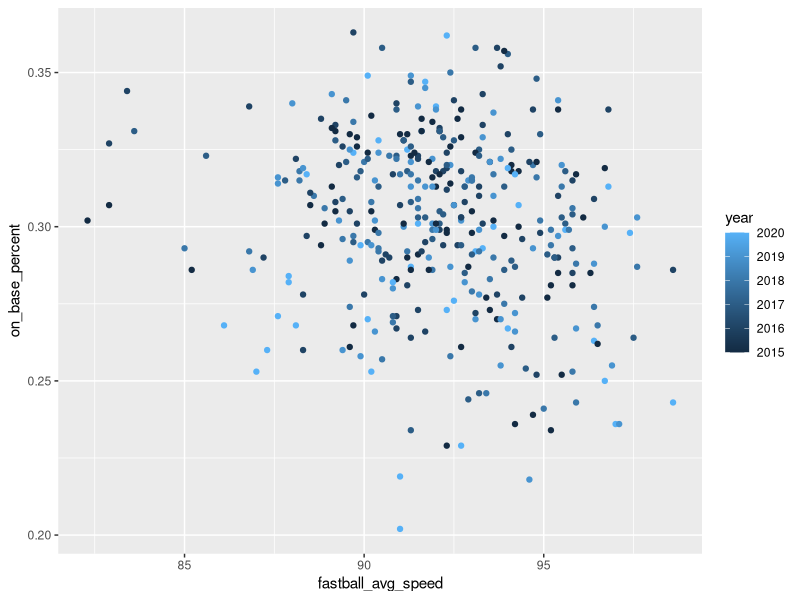
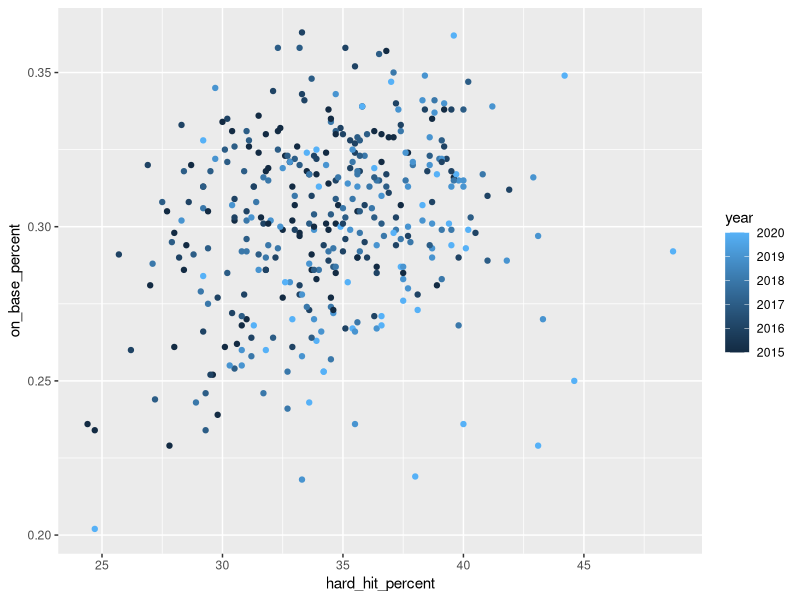
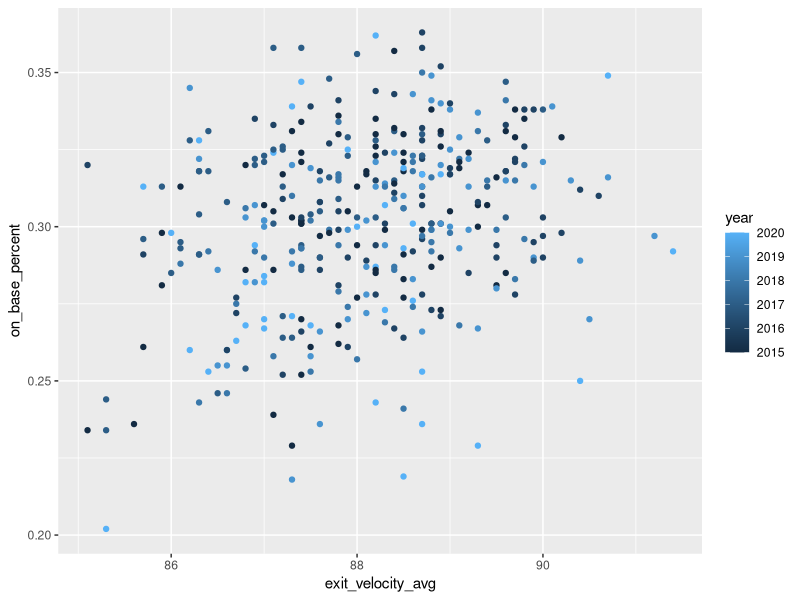
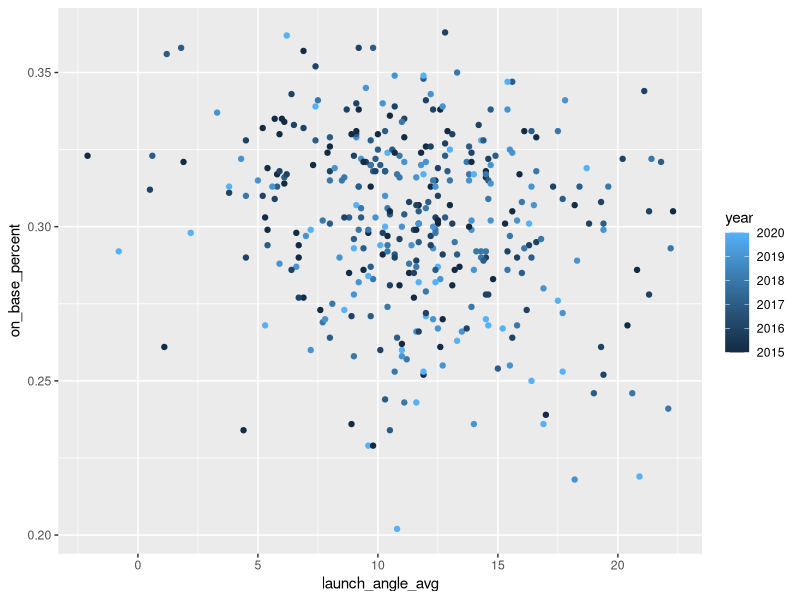
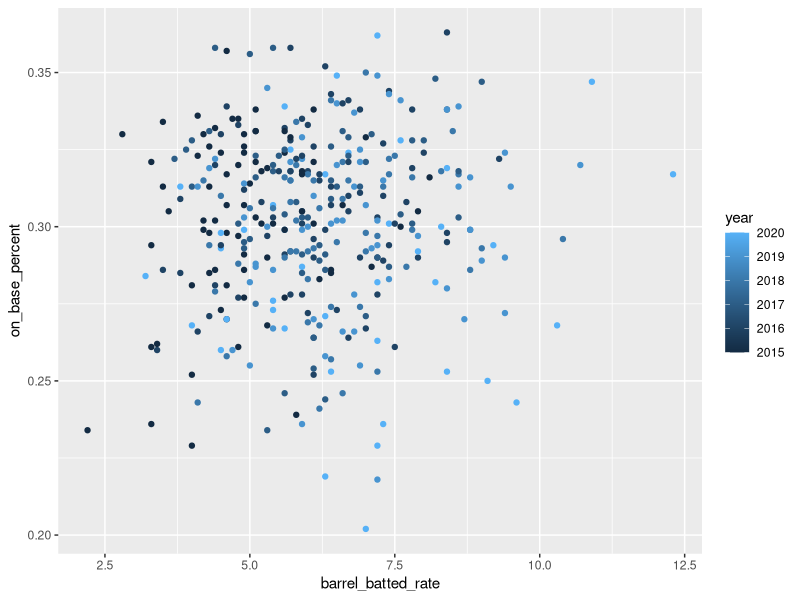
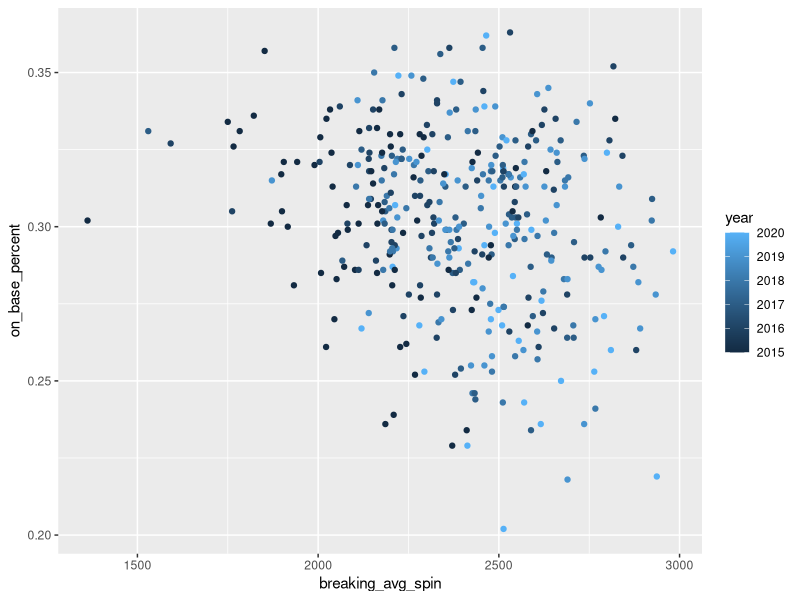
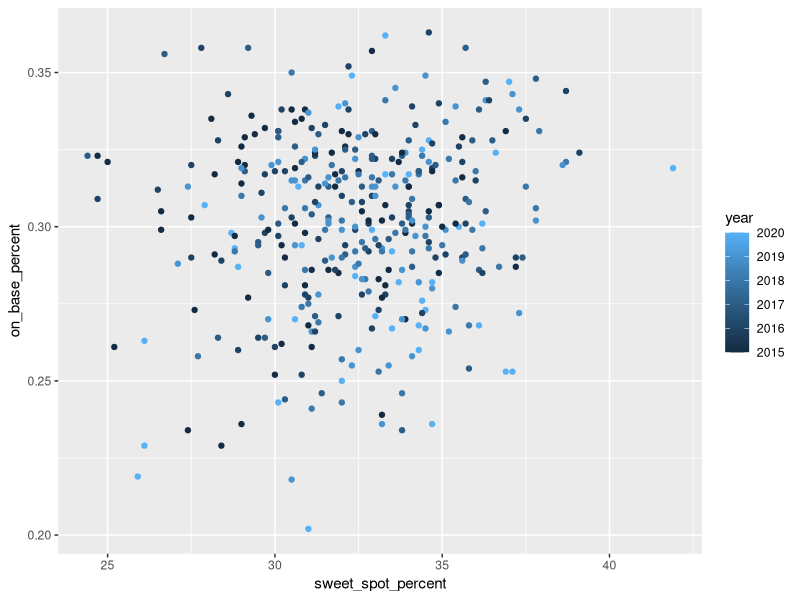
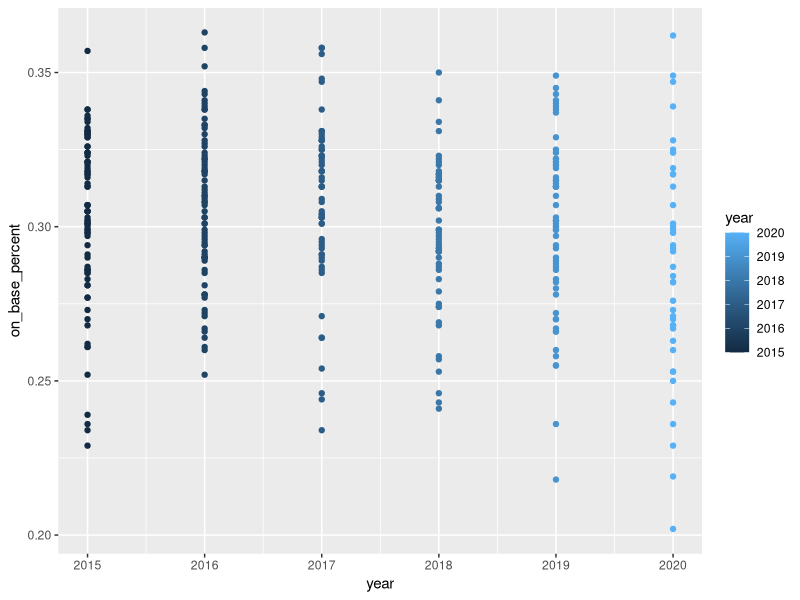

Recreate these plots in R, in order.
## ---- chunk 1
library(tidyverse)
#Read in data
advancedPitchers <-  read_csv("AdvancedPitcherMetrics.csv")
advancedPitchers <- tibble(advancedPitchers)
advancedPitchers <- advancedPitchers %>% mutate(name=paste(first_name, last_name))

advancedPitchers <- advancedPitchers %>% mutate(name=paste(first_name, last_name))

advancedPitchers <- advancedPitchers[order(advancedPitchers$name),]


## ---- chunk 2
library(ggplot2)
ggplot(data = advancedPitchers) + geom_point(aes(x = fastball_avg_speed, y = on_base_percent, color= year))

ggplot(data = advancedPitchers) + geom_point(aes(x = hard_hit_percent, y = on_base_percent, color= year))
#Definitely something here!

ggplot(data = advancedPitchers) + geom_point(aes(x = exit_velocity_avg, y = on_base_percent, color= year))
#maybe a tiny bit

ggplot(data = advancedPitchers) + geom_point(aes(x = launch_angle_avg, y = on_base_percent, color= year))

ggplot(data = advancedPitchers) + geom_point(aes(x = barrel_batted_rate, y = on_base_percent, color= year))

ggplot(data = advancedPitchers) + geom_point(aes(x = breaking_avg_spin, y = on_base_percent, color= year))

ggplot(data = advancedPitchers) + geom_point(aes(x = sweet_spot_percent, y = on_base_percent, color= year))
#eh kinda

ggplot(data = advancedPitchers) + geom_point(aes(x = year, y = on_base_percent, color= year))


## ---- chunk 3
mylm <- lm(on_base_percent ~  hard_hit_percent * sweet_spot_percent * exit_velocity_avg * year, data = advancedPitchers)

#Analyze Findings
summary(mylm)
summary(mylm)$r.squared 
## ---- chunk 4

mylm <- lm(on_base_percent ~  fastball_avg_speed * breaking_avg_speed * offspeed_avg_speed * fastball_avg_spin * breaking_avg_spin * offspeed_avg_spin, data = advancedPitchers)

#Analyze Findings
summary(mylm)
summary(mylm)$r.squared 

#These findings still don't really help us at all. Back to the drawing board.

## ---- chunk 5
#Let's explore another model idea using advanced metrics for hitters
mylm <- lm(on_base_percent ~  exit_velocity_avg * launch_angle_avg * hard_hit_percent * sweet_spot_percent * barrel_batted_rate * solidcontact_percent,  data = advancedPitchers)

#Analyze Findings
summary(mylm)
summary(mylm)$r.squared 

#Again, not too useful at all. Consider something different.
## ---- chunk 6
ggplot(advancedPitchers, aes(x=year, y=on_base_percent, group = year)) +
  geom_boxplot()


